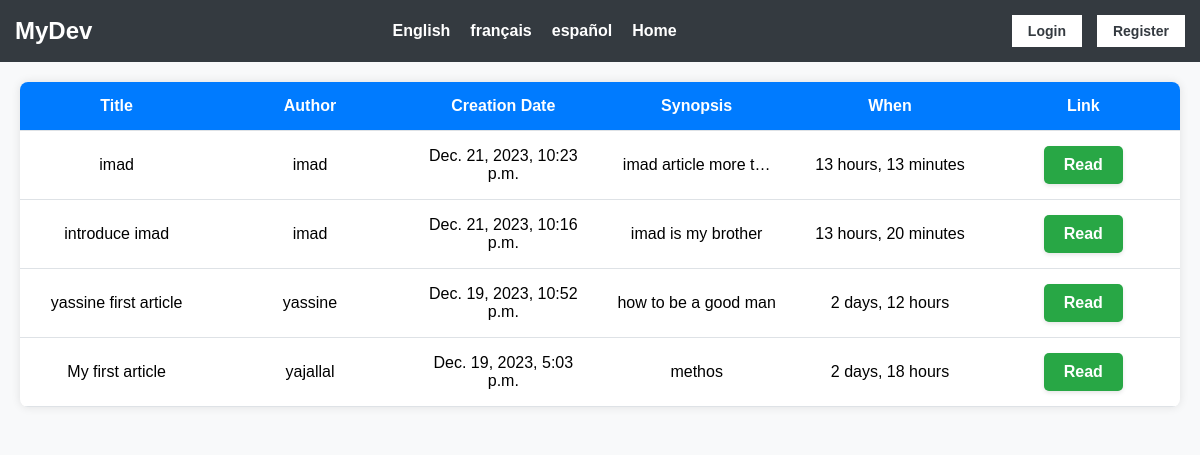
Page /en/articles/ on the committed database.
### medium/models.py (models this page shows, shortened)
class Article(models.Model):
    title = models.CharField(max_length=64, null=False)
    author = models.ForeignKey(User, null=False, on_delete=models.CASCADE)
    created = models.DateTimeField(auto_now_add=True, null=False)
    synopsis = models.CharField(max_length=312, null=False)
    content = models.TextField(null=False)

### medium/views.py (the view)
class Articles(TemplateView):
    template_name = 'articles.html'
    def get_context_data(self, **kwargs: Any) -> dict[str, Any]:
        context = super().get_context_data(**kwargs)
        context['articles'] = Article.objects.all()
        return context
    def dispatch(self, request: HttpRequest, *args: Any, **kwargs: Any) -> HttpResponse:
        if self.request.method == 'POST':
            if 'action' in self.request.POST and self.request.POST['action'] == 'logout':
                logout(request)
                return redirect('login_view')
        return super().dispatch(request, *args, **kwargs)

### medium/templates/articles.html (shortened to what this page needs)
{% load i18n %}
<!DOCTYPE html>
<html lang="en">
<head>
</head>
<body>
    {% include 'navbar.html' %}
    <div class="articles">
        <table>
            <thead>
                <tr>
                    <th>Title</th>
                    <th>Author</th>
                    <th>Creation Date</th>
                    <th>Synopsis</th>
                    <th>When</th>
                    <th>Link</th>
                </tr>
            </thead>
            <tbody>
                {% for article in articles|dictsortreversed:"created" %}
                    <tr>
                        <td>{{article.title}}</td>
                        <td>{{article.author}}</td>
                        <td>{{article.created}}</td>
                        <td>{{article.synopsis|truncatechars:20}}</td>
                        <td>{{article.created|timesince}}</td>
                        {% url 'details_view' pk=article.id as details_url %}
                        <td><a href="{{ details_url }}"><button class="success-button">{% trans "Read"%}</button></a></td>
                    </tr>
                    {% endfor %}
            </tbody>
        </table>
    </div>
</body>
</html>

### medium/templates/articles.html (style rules this page uses)
body { font-family: 'Segoe UI', Tahoma, Geneva, Verdana, sans-serif; }
.articles { background-color: #f8f9fa; margin: 0; padding: 0; display: flex; justify-content: center; }
table { width: 100%; border-collapse: collapse; background-color: #fff; box-shadow: 0 0 10px rgba(0, 0, 0, 0.1); border-radius: 8px; overflow: hidden; margin: 20px; }
th, td { padding: 15px; text-align: center; border-bottom: 1px solid #dee2e6; width: calc(100% / 6); }
th { background-color: #007bff; color: #fff; }
.success-button { display: inline-block; padding: 10px 20px; font-size: 16px; font-weight: bold; text-align: center; text-decoration: none; color: #ffffff; background-color: #28a745; border-radius: 5px; border: none; cursor: pointer; box-shadow: 0 2px 4px rgba(0, 0, 0, 0.1); transition: background-color 0.3s ease; }

### medium/templates/navbar.html (style rules this page uses)
body { font-family: 'Arial', sans-serif; margin: 0; padding: 0; background-color: #f8f9fa; }
a { text-decoration: none; }

### rows in the picture
Article: title "imad", author "imad", created "Dec. 21, 2023, 10:23 p.m.", synopsis "imad article more t…", created "13 hours, 13 minutes"
Article: title "introduce imad", author "imad", created "Dec. 21, 2023, 10:16 p.m.", synopsis "imad is my brother", created "13 hours, 20 minutes"
Article: title "yassine first article", author "yassine", created "Dec. 19, 2023, 10:52 p.m.", synopsis "how to be a good man", created "2 days, 12 hours"
Article: title "My first article", author "yajallal", created "Dec. 19, 2023, 5:03 p.m.", synopsis "methos", created "2 days, 18 hours"
